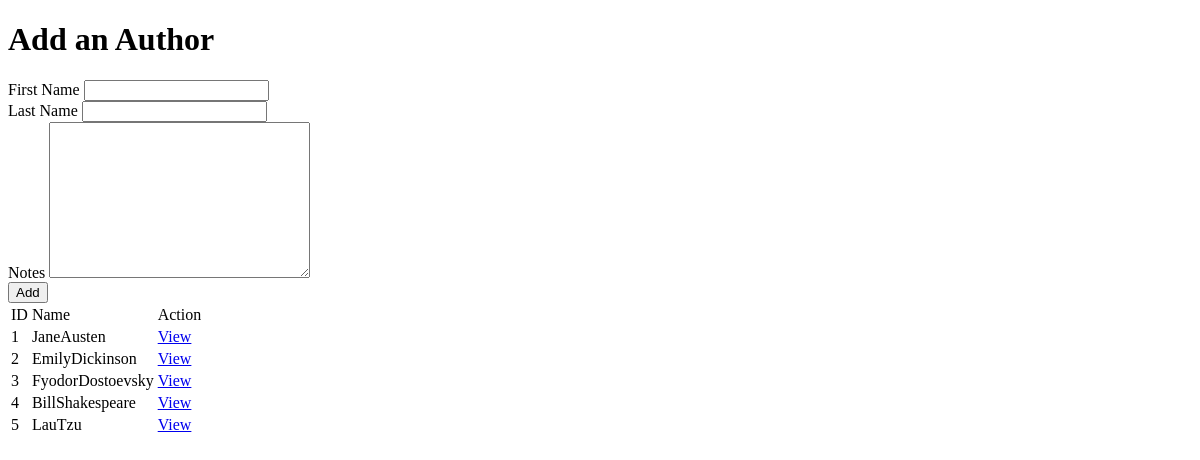
Page /authors on the earlier database version.
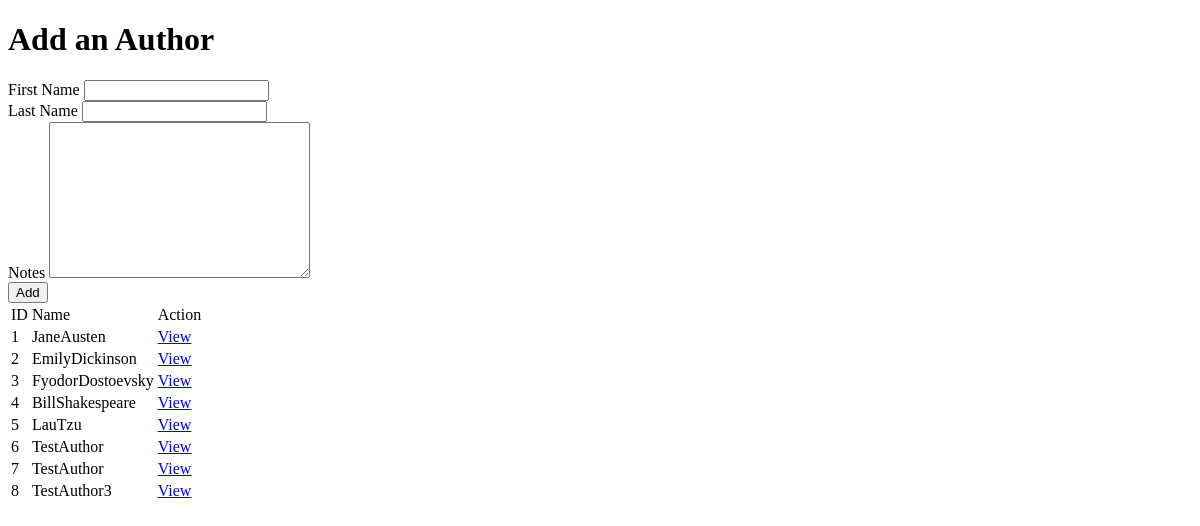
Same page on the later database version.
### book_authors_app/models.py (models this page shows, shortened)
class Author(models.Model):
    first_name = models.CharField(max_length=255)
    last_name = models.CharField(max_length=255)
    notes = models.TextField()
    books = models.ManyToManyField(Book, related_name="authors")
    created_at = models.DateTimeField(auto_now_add=True)
    updated_at = models.DateTimeField(auto_now=True)

### book_authors_app/views.py (the view)
# urls.py: path('authors', views.authors),
def authors(request):
    context = {
        'all_authors' : Author.objects.all(),
    }
    return render(request, "authors.html", context)

### book_authors_app/templates/authors.html (shortened to what this page needs)
<!DOCTYPE html>
<html lang="en">
<head>
</head>
<body>
    <div id="wrapper">
        <form action="/create_author" method="POST">
            <h1>Add an Author</h1>
            <div class="formLabel">
                <label for="first_name">First Name</label>
                <input type="text" name="first_name" id="authorFname">
            </div>
            <div class="formLabel">
                <label for="last_name">Last Name</label>
                <input type="text" name="last_name" id="authorLname">
            </div>
            <div class="formLabel">
                <label for="notes">Notes</label>
                <textarea name="notes" id="" cols="30" rows="10"></textarea>
            </div>
            <input type="submit" value="Add">
        </form>
        <table>
            <thead>
                <tr>
                    <td>ID</td>
                    <td>Name</td>
                    <td>Action</td>
                </tr>
            </thead>
            <tbody>
                {% for author in all_authors %}
                <tr>
                    <td>{{author.id}}</td>
                    <td>{{author.first_name}}{{author.last_name}}</td>
                    <td>
                        <a href="/view_author/{{author.id}}">View</a>                       </li>
                    </td>
                </tr>
                {% endfor %}
            </tbody>
        </table>
    </div>
</body>
</html>

Differences in the rows shown:
added Author: id "6", first_name "Test", last_name "Author"
added Author: id "7", first_name "Test", last_name "Author"
added Author: id "8", first_name "Test", last_name "Author3"
